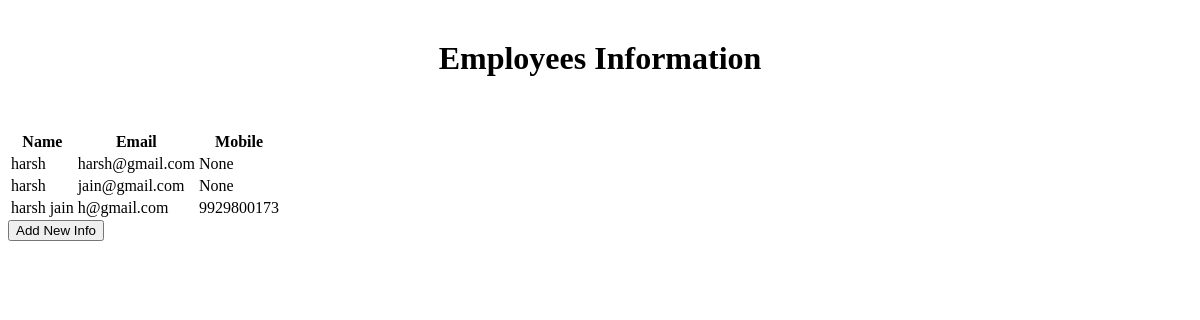
The page /list/ on the database as committed earlier.
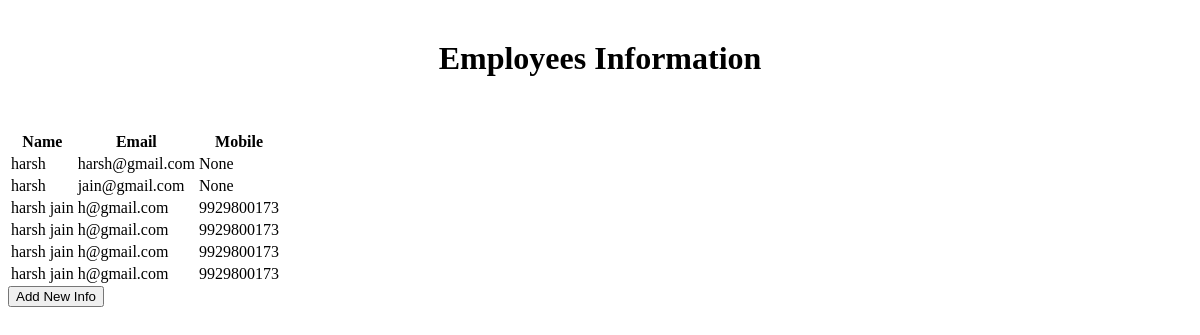
The same page on the database as committed later.
### walletapp/models.py (models this page shows, shortened)
class wallet(models.Model):
    email = models.EmailField(max_length=100, null=True, blank=True)
    name = models.CharField(max_length=50,blank=True,null=True)
    mobile = models.IntegerField(blank=True,null=True)
    otp = models.IntegerField(blank=True,null=True)
    id = models.IntegerField(primary_key= True)
    amount = models.IntegerField(blank=True,null=True)

### walletapp/views.py (the view)
# urls.py: path('list/', employees_list, name='employees-list'),
def employees_list(request):
    employee = wallet.objects.all()
    return render(request, 'list.html', {"employees":employee})

### templates/list.html (shortened to what this page needs)
{% block content %}
    <h1 style="text-align: center; padding-top: 1em; padding-bottom: 1em;">Employees Information</h1>
    <table class="table table-striped">
        <thead>
            <tr>
                <th scope="col">Name</th>
                <th scope="col">Email</th>
                <th scope="col">Mobile</th>
            </tr>
        </thead>
        <tbody>
            {% for emp in employees %}
                <tr>
                    <td>{{ emp.name }}</td>
                    <td>{{ emp.email }}</td>
                    <td>{{ emp.mobile }}</td>
                </tr>
            {% endfor %}
        </tbody>
    </table>
    <div class="text-center">
        <a href="{% url 'register' %}"><button type="button" class="btn btn-primary">Add New Info</button></a>
    </div>
{% endblock content %}

Rows that differ between the two databases and show on the page:
added wallet: name "harsh jain", email "h@gmail.com", mobile "9929800173"
added wallet: name "harsh jain", email "h@gmail.com", mobile "9929800173"
added wallet: name "harsh jain", email "h@gmail.com", mobile "9929800173"
